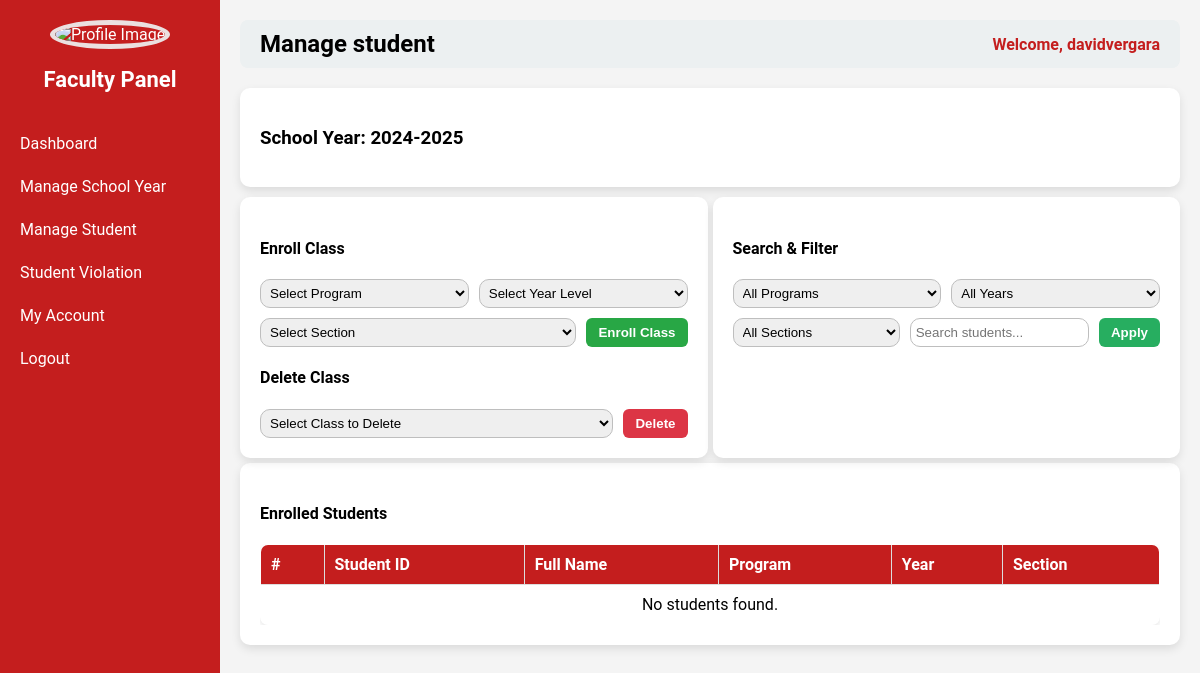
The page /faculty.php?page=manage_student (signed in) on the database as committed earlier.
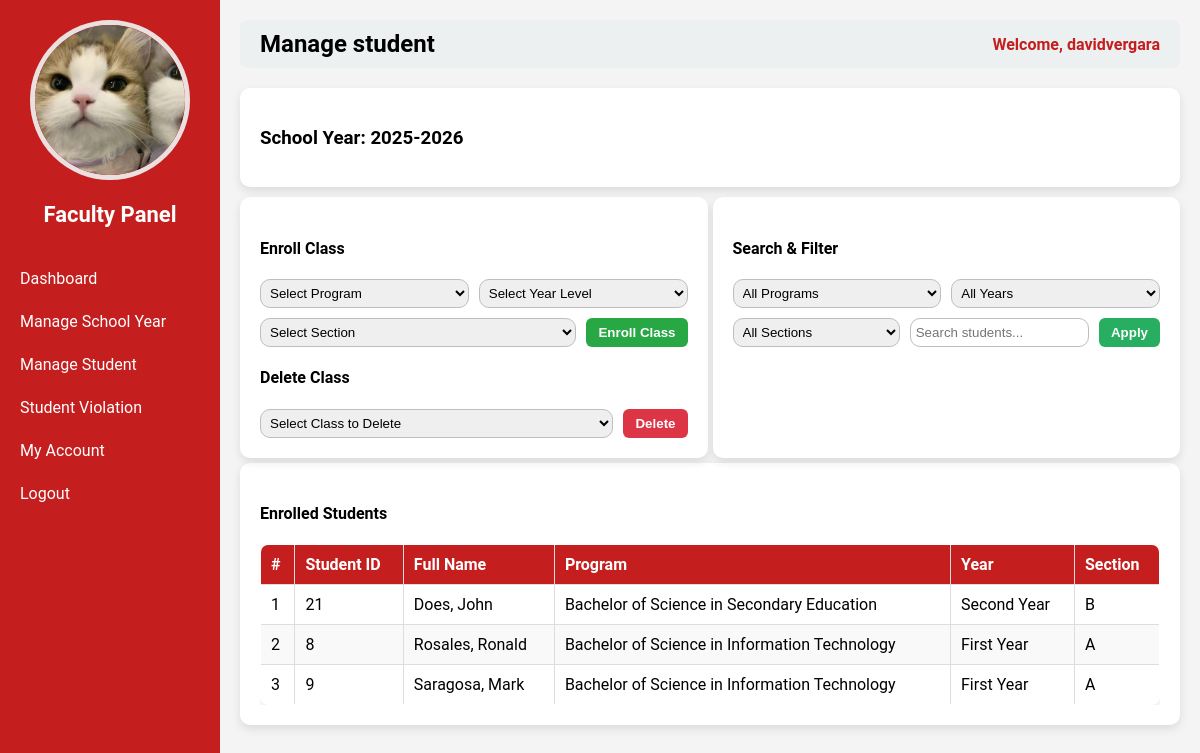
The same page on the database as committed later.
### tables this page shows
CREATE TABLE `school_years` (
  `id` int(11) NOT NULL,
  `school_year` varchar(50) NOT NULL,
  `is_current` tinyint(1) DEFAULT 0
);

CREATE TABLE `users` (
  `id` int(11) NOT NULL,
  `username` varchar(50) NOT NULL,
  `password` varchar(255) NOT NULL,
  `role` varchar(50) NOT NULL,
  `email` varchar(255) NOT NULL,
  `contact` varchar(50) NOT NULL,
  `status` varchar(50) NOT NULL,
  `img` varchar(255) NOT NULL
);

CREATE TABLE `student_enrollments` (
  `id` int(11) NOT NULL,
  `class_enrollment_id` int(11) NOT NULL,
  `student_id` int(11) NOT NULL,
  `enrolled_at` timestamp NOT NULL DEFAULT current_timestamp()
);

CREATE TABLE `students` (
  `id` int(11) NOT NULL,
  `first_name` varchar(50) NOT NULL,
  `last_name` varchar(50) NOT NULL,
  `school_year_id` int(11) NOT NULL,
  `program_id` int(11) NOT NULL,
  `year_level_id` int(11) NOT NULL,
  `section_id` int(11) NOT NULL,
  `address` varchar(100) NOT NULL,
  `contact` varchar(20) NOT NULL,
  `img` varchar(255) NOT NULL,
  `user_id` int(11) NOT NULL
);

CREATE TABLE `programs` (
  `id` int(11) NOT NULL,
  `program_code` varchar(50) NOT NULL,
  `program_name` varchar(100) NOT NULL
);

CREATE TABLE `year_levels` (
  `id` int(11) NOT NULL,
  `year_level` varchar(50) NOT NULL
);

CREATE TABLE `sections` (
  `id` int(11) NOT NULL,
  `section_name` varchar(50) NOT NULL
);

### faculty_pages/manage_student.php (the view, shortened to what the changed rows need)
<?php
require __DIR__ . '/../db_connect.php';
$user_id = $_SESSION['user_id'];
$current_sy = $pdo->query("SELECT * FROM school_years WHERE is_current=1 LIMIT 1")->fetch(PDO::FETCH_ASSOC);
$current_sy_id = $current_sy['id'];
$search = $_GET['search'] ?? '';
$sql = "
    SELECT se.id AS enrollment_id, s.id AS student_id, s.first_name, s.last_name,
           p.program_name, yl.year_level, sec.section_name, ce.id AS class_enrollment_id
    FROM student_enrollments se
    INNER JOIN class_enrollments ce ON se.class_enrollment_id = ce.id
    INNER JOIN students s ON se.student_id = s.id
    INNER JOIN programs p ON s.program_id = p.id
    INNER JOIN year_levels yl ON s.year_level_id = yl.id
    INNER JOIN sections sec ON s.section_id = sec.id
    WHERE ce.user_id = ? AND ce.school_year_id = ?
";
$params = [$user_id, $current_sy_id];
$sql .= " ORDER BY s.last_name, s.first_name";
$enrolled_students = $pdo->prepare($sql);
$enrolled_students->execute($params);
$enrolled_students = $enrolled_students->fetchAll(PDO::FETCH_ASSOC);
?>
<div class="container">
    <h3>School Year: <?= htmlspecialchars($current_sy['school_year']); ?></h3>
</div>
<div class="flex-container">
    <div class="container half">
        <h4>Enroll Class</h4>
        <form method="POST" class="form-box">
            <select name="program_id" required>
                <option value="">Select Program</option>
            </select>
            <select name="year_level_id" required>
                <option value="">Select Year Level</option>
            </select>
            <select name="section_id" required>
                <option value="">Select Section</option>
            </select>
            <button type="submit" name="enroll_class" class="btn btn-primary">Enroll Class</button>
        </form>
        <h4>Delete Class</h4>
        <form method="POST" class="form-box">
            <select name="class_enrollment_id" required>
                <option value="">Select Class to Delete</option>
            </select>
            <button type="submit" name="delete_class" class="btn btn-danger" onclick="return confirm('Delete this class and all its students?')">Delete</button>
        </form>
    </div>
    <div class="container half">
        <h4>Search & Filter</h4>
        <form method="GET" action="faculty.php" class="form-box">
            <select name="filter_program">
                <option value="">All Programs</option>
            </select>
            <select name="filter_year">
                <option value="">All Years</option>
            </select>
            <select name="filter_section">
                <option value="">All Sections</option>
            </select>
            <input type="text" name="search" placeholder="Search students..." value="<?= htmlspecialchars($search) ?>">
            <button type="submit" class="btn btn-info">Apply</button>
        </form>
    </div>
</div>
<div class="container">
    <h4>Enrolled Students</h4>
    <div class="table-box">
        <table class="styled-table">
            <thead>
                <tr>
                    <th>#</th>
                    <th>Student ID</th>
                    <th>Full Name</th>
                    <th>Program</th>
                    <th>Year</th>
                    <th>Section</th>
                </tr>
            </thead>
            <tbody>
            <?php if ($enrolled_students): ?>
                <?php foreach ($enrolled_students as $i => $stu): ?>
                <tr>
                    <td><?= $i+1 ?></td>
                    <td><?= $stu['student_id'] ?></td>
                    <td><?= htmlspecialchars($stu['last_name'].", ".$stu['first_name']) ?></td>
                    <td><?= htmlspecialchars($stu['program_name']) ?></td>
                    <td><?= htmlspecialchars($stu['year_level']) ?></td>
                    <td><?= htmlspecialchars($stu['section_name']) ?></td>
                </tr>
                <?php endforeach; ?>
            <?php else: ?>
                <tr><td colspan="6" style="text-align:center;">No students found.</td></tr>
            <?php endif; ?>
            </tbody>
        </table>
    </div>
</div>

### faculty.php (shortened to what the changed rows need)
<?php
require 'db_connect.php';
$id = $_SESSION['user_id'];
$stmt = $pdo->prepare("SELECT * FROM users WHERE id=?");
$stmt->execute([$id]);
$user = $stmt->fetch(PDO::FETCH_ASSOC);
$page = isset($_GET['page']) ? $_GET['page'] : 'dashboard';
?>
<!DOCTYPE html>
<html>
<head>
</head>
<body>
<div class="sidebar">
    <div class="column profile-photo">
        <?php if (!empty($user['img'])): ?>
            <img src="<?php echo htmlspecialchars($user['img']); ?>" alt="Profile Image">
        <?php else: ?>
            <img src="default.png" alt="Profile Image">
        <?php endif; ?>
    </div>
    <h2>Faculty Panel</h2>
</div>
<div class="main-content">
    <div class="header">
        <h2><?php echo ucfirst(str_replace('_',' ', $page)); ?></h2>
    </div>
    <div class="content" style="margin-top:20px;">
        <?php
        $pageFile = "faculty_pages/{$page}.php";
        if (file_exists($pageFile)) {
            include $pageFile;
        } else {
            echo "<p>Page not found.</p>";
        }
        ?>
    </div>
</div>
</body>
</html>

Rows that differ between the two databases and show on the page:
no longer on this page (row edited): school_years: school_year "2024-2025"
now on this page (row edited): users: img (picture)
now on this page (row edited): school_years: school_year "2025-2026"
added student_enrollments: student "21", student.first_name "Does, John", programs.program_name "Bachelor of Science in Secondary Education", year_levels.year_level "Second Year", sections.section_name "B"
added student_enrollments: student "8", student.first_name "Rosales, Ronald", programs.program_name "Bachelor of Science in Information Technology", year_levels.year_level "First Year", sections.section_name "A"
added student_enrollments: student "9", student.first_name "Saragosa, Mark", programs.program_name "Bachelor of Science in Information Technology", year_levels.year_level "First Year", sections.section_name "A"
Other text that changed with them:
text no longer shown: "No students found."
